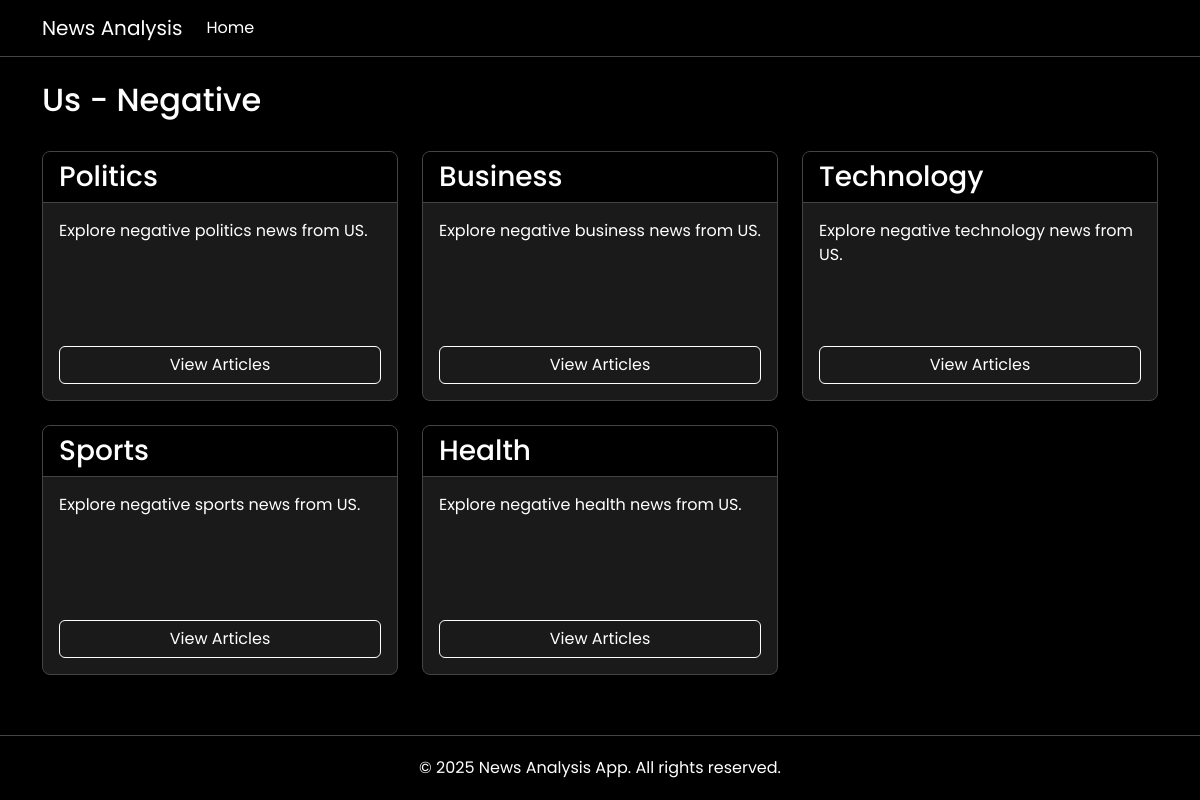
Screenshot of /us/negative/ with the database file from the repository.
### newsapp/models.py (models this page shows, shortened)
class Region(models.Model):
    name = models.CharField(max_length=20, choices=REGION_CHOICES, unique=True)
    def __str__(self):
        return self.name

class Sentiment(models.Model):
    name = models.CharField(max_length=3, choices=SENTIMENT_CHOICES)
    region = models.ForeignKey(Region, on_delete=models.CASCADE, related_name='sentiments')

class Category(models.Model):
    name = models.CharField(max_length=50)
    sentiment = models.ForeignKey(Sentiment, on_delete=models.CASCADE, related_name='categories')

### newsapp/views.py (the view)
# urls.py: path('<str:region_name>/<str:sentiment_name>/', views.sentiment_view, name='sentiment'),
def sentiment_view(request, region_name, sentiment_name):
    region = get_object_or_404(Region, name=region_name.upper())
    sentiment_map = {'positive': 'POS', 'negative': 'NEG', 'neutral': 'NEU'}
    sentiment_code = sentiment_map.get(sentiment_name.lower())
    sentiment = get_object_or_404(Sentiment, region=region, name=sentiment_code)
    categories = Category.objects.filter(sentiment=sentiment)
    context = {
        'region': region,
        'sentiment': sentiment,
        'categories': categories,
    }
    return render(request, 'sentiment.html', context)

### newsapp/templates/sentiment.html
{% extends "base.html" %}
{% block content %}
<div class="row mb-4">
  <div class="col-md-12">
    <h2>{{ region.name.capitalize }} - {{ sentiment.get_name_display.capitalize }}</h2>
  </div>
</div>
{% if categories %}
  <div class="row">
    {% for category in categories %}
      <div class="col-md-4 mb-4">
        <div class="card news-card">
          <div class="card-header">
            <h3 class="mb-0">{{ category.name }}</h3>
          </div>
          <div class="card-body d-flex flex-column">
            <p class="card-text">Explore {{ sentiment.get_name_display|lower }} {{ category.name|lower }} news from {{ region }}.</p>
            <div class="d-grid mt-auto">
              <a href="{% url 'category' region.name.lower sentiment.get_name_display|lower category.name|lower %}" class="btn btn-outline-light">
                View Articles
              </a>
            </div>
          </div>
        </div>
      </div>
    {% endfor %}
  </div>
{% else %}
  <div class="alert alert-info">
    <p>No categories found for {{ sentiment.get_name_display|lower }} news from {{ region }}.</p>
  </div>
{% endif %}
{% endblock %}

### newsapp/templates/base.html (style rules this page uses)
:root { --primary-color: #000000; --secondary-color: #1a1a1a; --accent-color: #333333; --text-color: #ffffff; --border-color: #444444; --success-color: #000000; --danger-color: #000000; --neutral-color: #000000; --hover-color: #333333; }
body { min-height: 100vh; display: flex; flex-direction: column; font-family: 'Poppins', sans-serif; background-color: #000000; color: #ffffff; }
.card { background-color: var(--secondary-color); border: 1px solid var(--border-color); border-radius: 8px; height: 100%; transition: transform 0.2s, box-shadow 0.2s; color: #ffffff; }
.card-header { background-color: var(--primary-color); border-bottom: 1px solid var(--border-color); font-weight: 500; color: #ffffff; }
.btn-outline-light { border-color: white; color: white; }
.news-card { height: 250px; overflow: hidden; }
a { color: #ffffff; text-decoration: none; }
h1, h2, h3, h4, h5, h6, p { color: #ffffff; }

### rows the page displays
Region: name "Us", name "US"
Sentiment: name "Negative", name "negative"
Category: name "Politics", name "politics"
Category: name "Business", name "business"
Category: name "Technology", name "technology"
Category: name "Sports", name "sports"
Category: name "Health", name "health"
